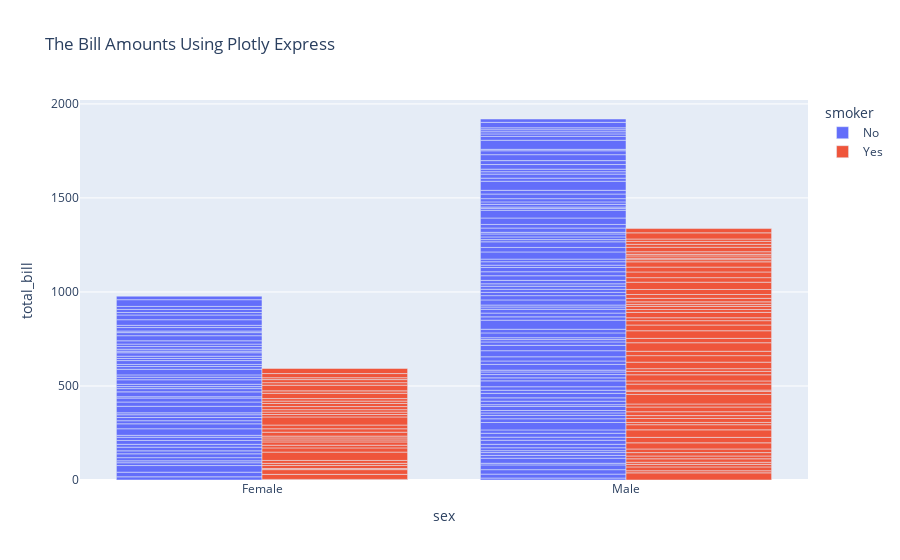
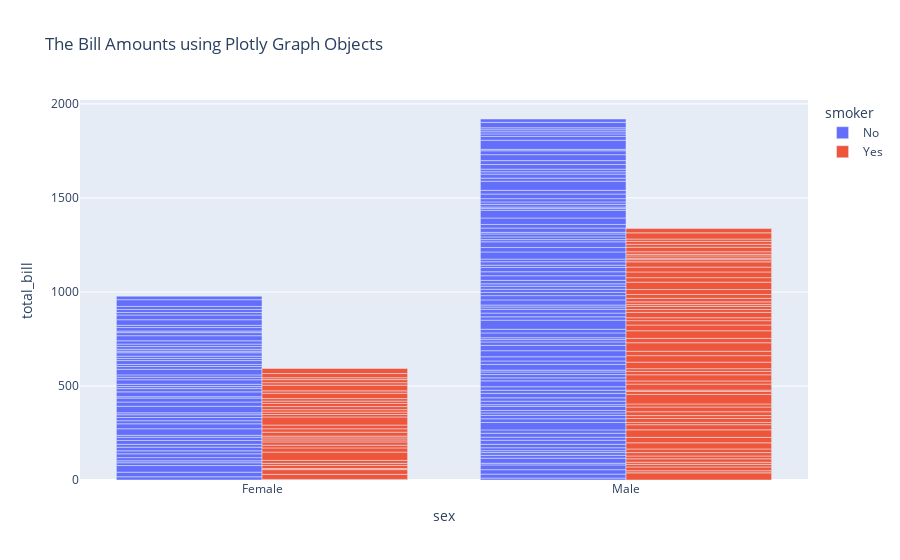

Source (notebook cell) for these figures, in order:
### Markdown cell above
## **What is Plotly Express?**
Plotly Express is a bundle within Plotly that provides charts out-of-the-box with even less code than the usual code when using Plotly.

### Code cell
# Using Plotly Express
import plotly.express as px
df = px.data.tips()
fig = px.bar(df, x="sex", y="total_bill", color="smoker", barmode="group", title="The Bill Amounts Using Plotly Express")
fig.show()

# Using Plotly Graph Objects
import plotly.graph_objects as go
df_test = px.data.tips()

smoker = df_test[df_test["smoker"].isin(["Yes"])][["sex","total_bill"]]
not_smoker = df_test[df_test["smoker"].isin(["No"])][["sex","total_bill"]]

fig = go.Figure(data=[
    go.Bar(name='No', x=not_smoker["sex"], y=not_smoker["total_bill"]),
    go.Bar(name='Yes', x=smoker["sex"], y=smoker["total_bill"])
])
# Change the bar mode
fig.update_layout(
    barmode='group',
    xaxis_title="sex",
    yaxis_title="total_bill",
    legend_title="smoker",
    title="The Bill Amounts using Plotly Graph Objects"
)
fig.show()

### Figure 1 — Plotly figure (JSON) as saved in the notebook; plotly's stock layout.template omitted (floating-point values rounded to 4 significant figures; data arrays with more than 128 entries replaced by an {"elided": "..."} marker saying what was removed)
{"data": [{"alignmentgroup": "True", "hovertemplate": "smoker=No<br>sex=%{x}<br>total_bill=%{y}<extra></extra>", "legendgroup": "No", "marker": {"color": "#636efa"}, "name": "No", "offsetgroup": "No", "orientation": "v", "showlegend": true, "textposition": "auto", "type": "bar", "x": {"elided": "151 str values"}, "xaxis": "x", "y": {"elided": "151 float values"}, "yaxis": "y"}, {"alignmentgroup": "True", "hovertemplate": "smoker=Yes<br>sex=%{x}<br>total_bill=%{y}<extra></extra>", "legendgroup": "Yes", "marker": {"color": "#EF553B"}, "name": "Yes", "offsetgroup": "Yes", "orientation": "v", "showlegend": true, "textposition": "auto", "type": "bar", "x": ["Male", "Male", "Male", "Male", "Male", "Male", "Female", "Male", "Female", "Female", "Male", "Male", "Male", "Male", "Female", "Female", "Male", "Male", "Male", "Male", "Female", "Female", "Female", "Female", "Male", "Male", "Male", "Female", "Male", "Female", "Female", "Female", "Male", "Male", "Male", "Male", "Male", "Male", "Male", "Male", "Female", "Male", "Male", "Male", "Male", "Male", "Male", "Female", "Male", "Female", "Male", "Male", "Female", "Male", "Male", "Male", "Male", "Female", "Female", "Male", "Male", "Female", "Female", "Female", "Male", "Female", "Male", "Male", "Male", "Female", "Male", "Male", "Female", "Female", "Female", "Male", "Male", "Male", "Female", "Male", "Female", "Male", "Male", "Female", "Female", "Female", "Male", "Male", "Male", "Male", "Male", "Female", "Male"], "xaxis": "x", "y": [38.01, 11.24, 20.29, 13.81, 11.02, 18.29, 3.07, 15.01, 26.86, 25.28, 17.92, 19.44, 32.68, 28.97, 5.75, 16.32, 40.17, 27.28, 12.03, 21.01, 11.35, 15.38, 44.3, 22.42, 15.36, 20.49, 25.21, 14.31, 16, 17.51, 10.59, 10.63, 50.81, 15.81, 7.25, 31.85, 16.82, 32.9, 17.89, 14.48, 9.6, 34.63, 34.65, 23.33, 45.35, 23.17, 40.55, 20.9, 30.46, 18.15, 23.1, 15.69, 19.81, 28.44, 15.48, 16.58, 10.34, 43.11, 13, 13.51, 18.71, 12.74, 13, 16.4, 20.53, 16.47, 26.59, 38.73, 24.27, 12.76, 30.06, 25.89, 13.27, 28.17, 12.9, 28.15, 11.59, 7.74, 30.14, 12.16, 13.42, 8.58, 13.42, 16.27, 10.09, 22.12, 24.01, 15.69, 15.53, 12.6, 32.83, 27.18, 22.67], "yaxis": "y"}], "layout": {"autosize": true, "barmode": "group", "legend": {"title": {"text": "smoker"}, "tracegroupgap": 0}, "title": {"text": "The Bill Amounts Using Plotly Express"}, "xaxis": {"anchor": "y", "autorange": true, "domain": [0, 1], "range": [-0.5, 1.5], "title": {"text": "sex"}, "type": "category"}, "yaxis": {"anchor": "x", "autorange": true, "domain": [0, 1], "range": [0, 2021.0], "title": {"text": "total_bill"}, "type": "linear"}}}

### Figure 2 — Plotly figure (JSON) as saved in the notebook; plotly's stock layout.template omitted (floating-point values rounded to 4 significant figures; data arrays with more than 128 entries replaced by an {"elided": "..."} marker saying what was removed)
{"data": [{"name": "No", "type": "bar", "x": {"elided": "151 str values"}, "y": {"elided": "151 float values"}}, {"name": "Yes", "type": "bar", "x": ["Male", "Male", "Male", "Male", "Male", "Male", "Female", "Male", "Female", "Female", "Male", "Male", "Male", "Male", "Female", "Female", "Male", "Male", "Male", "Male", "Female", "Female", "Female", "Female", "Male", "Male", "Male", "Female", "Male", "Female", "Female", "Female", "Male", "Male", "Male", "Male", "Male", "Male", "Male", "Male", "Female", "Male", "Male", "Male", "Male", "Male", "Male", "Female", "Male", "Female", "Male", "Male", "Female", "Male", "Male", "Male", "Male", "Female", "Female", "Male", "Male", "Female", "Female", "Female", "Male", "Female", "Male", "Male", "Male", "Female", "Male", "Male", "Female", "Female", "Female", "Male", "Male", "Male", "Female", "Male", "Female", "Male", "Male", "Female", "Female", "Female", "Male", "Male", "Male", "Male", "Male", "Female", "Male"], "y": [38.01, 11.24, 20.29, 13.81, 11.02, 18.29, 3.07, 15.01, 26.86, 25.28, 17.92, 19.44, 32.68, 28.97, 5.75, 16.32, 40.17, 27.28, 12.03, 21.01, 11.35, 15.38, 44.3, 22.42, 15.36, 20.49, 25.21, 14.31, 16, 17.51, 10.59, 10.63, 50.81, 15.81, 7.25, 31.85, 16.82, 32.9, 17.89, 14.48, 9.6, 34.63, 34.65, 23.33, 45.35, 23.17, 40.55, 20.9, 30.46, 18.15, 23.1, 15.69, 19.81, 28.44, 15.48, 16.58, 10.34, 43.11, 13, 13.51, 18.71, 12.74, 13, 16.4, 20.53, 16.47, 26.59, 38.73, 24.27, 12.76, 30.06, 25.89, 13.27, 28.17, 12.9, 28.15, 11.59, 7.74, 30.14, 12.16, 13.42, 8.58, 13.42, 16.27, 10.09, 22.12, 24.01, 15.69, 15.53, 12.6, 32.83, 27.18, 22.67]}], "layout": {"autosize": true, "barmode": "group", "legend": {"title": {"text": "smoker"}}, "title": {"text": "The Bill Amounts using Plotly Graph Objects"}, "xaxis": {"autorange": true, "range": [-0.5, 1.5], "title": {"text": "sex"}, "type": "category"}, "yaxis": {"autorange": true, "range": [0, 2021.0], "title": {"text": "total_bill"}, "type": "linear"}}}
